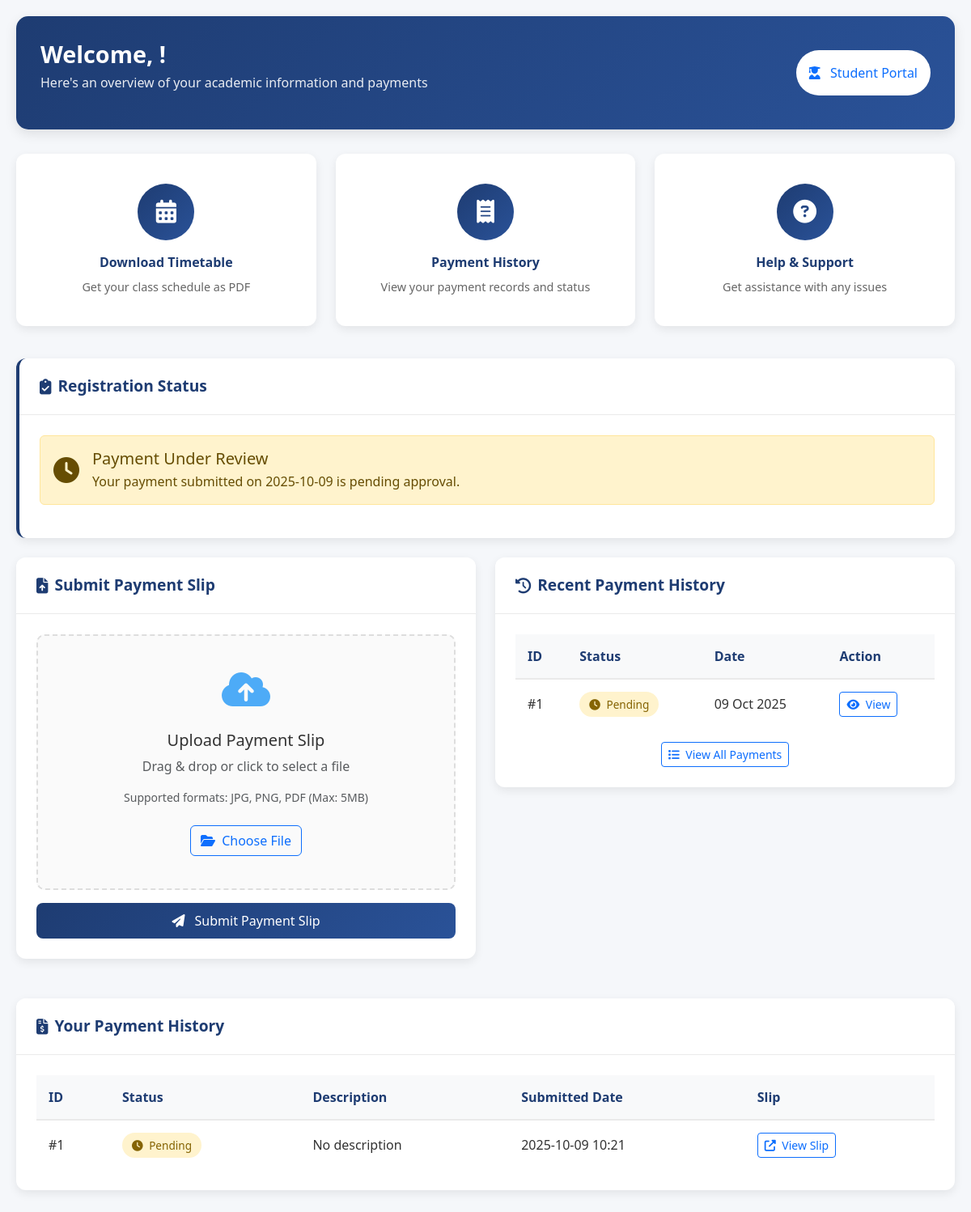
The app's page /student/dashboard (signed in) with its own data.
### app/models.py (models this page shows, shortened)
class Payment(db.Model):
    __tablename__ = "payment"
    id = db.Column(db.Integer, primary_key=True)
    slip_filename = db.Column(db.String(150), nullable=False)
    status = db.Column(db.String(20), default="pending")  # pending, approved, rejected
    description = db.Column(db.Text, nullable=True)
    submitted_date = db.Column(db.DateTime, default=lambda: datetime.now(timezone.utc))
    approved_date = db.Column(db.DateTime, nullable=True)
    student_id = db.Column(db.Integer, db.ForeignKey("student.id"), nullable=False)
    amount = db.Column(db.Float, nullable=True)
    method = db.Column(db.String(50), nullable=True)
    reference = db.Column(db.String(100), nullable=True, unique=True)  # Made unique
    receipt_image = db.Column(db.String(255), nullable=True)  # NEW: Store receipt image filename
    student = db.relationship("Student", back_populates="payments")

### app/routes/student_routes.py (the view)
@student_bp.route('/dashboard')
@student_required
def student_dashboard():
    student_id = session.get('student_id')
    student = Student.query.get(student_id)
    payments = Payment.query.filter_by(student_id=student_id).order_by(Payment.submitted_date.desc()).all()
    approved_payment = Payment.query.filter_by(
        student_id=student_id,
        status='approved'
    ).first()
    registration_slip = RegistrationSlip.query.filter_by(
        student_id=student_id
    ).first()
    return render_template('student/dashboard.html',
                         payments=payments,
                         student=student,
                         approved_payment=approved_payment,
                         registration_slip=registration_slip)

### app/templates/student/dashboard.html (shortened to what this page needs)
<!DOCTYPE html>
<html lang="en">
<head>
    <link rel="stylesheet" href="https://cdnjs.cloudflare.com/ajax/libs/font-awesome/6.4.0/css/all.min.css">
    <link href="https://cdn.jsdelivr.net/npm/bootstrap@5.3.0/dist/css/bootstrap.min.css" rel="stylesheet">
</head>
<body>
    <div class="dashboard-container">
        <div class="dashboard-header">
            <div class="d-flex justify-content-between align-items-center">
                <div>
                    <h1 class="welcome-text">Welcome, {{ current_user.username }}!</h1>
                    <p class="welcome-subtext">Here's an overview of your academic information and payments</p>
                </div>
                <div class="d-none d-md-block">
                    <div class="bg-white text-primary p-3 rounded-pill">
                        <i class="fas fa-user-graduate me-2"></i>
                        Student Portal
                    </div>
                </div>
            </div>
        </div>
        <div class="row mb-4">
            <div class="col-md-4 mb-3">
                <a href="{{ url_for('student.download_timetable') }}" class="dashboard-card quick-action-card">
                    <div class="action-icon">
                        <i class="fas fa-calendar-alt"></i>
                    </div>
                    <div class="action-title">Download Timetable</div>
                    <div class="action-description">Get your class schedule as PDF</div>
                </a>
            </div>
            <div class="col-md-4 mb-3">
                <a href="#payment-section" class="dashboard-card quick-action-card">
                    <div class="action-icon">
                        <i class="fas fa-receipt"></i>
                    </div>
                    <div class="action-title">Payment History</div>
                    <div class="action-description">View your payment records and status</div>
                </a>
            </div>
            <div class="col-md-4 mb-3">
                <a href="{{ url_for('chatbot.help_page') }}" class="dashboard-card quick-action-card">
                    <div class="action-icon">
                        <i class="fas fa-question-circle"></i>
                    </div>
                    <div class="action-title">Help & Support</div>
                    <div class="action-description">Get assistance with any issues</div>
                </a>
            </div>
        </div>
        <div class="dashboard-card mb-4 registration-status-card">
            <div class="card-header d-flex align-items-center">
                <i class="fas fa-clipboard-check me-2"></i>
                Registration Status
            </div>
            <div class="card-body">
                {% set approved_payment = payments|selectattr("status", "equalto", "approved")|first %}
                {% if approved_payment %}
                    <div class="alert alert-success d-flex align-items-center">
                        <i class="fas fa-check-circle fa-2x me-3"></i>
                        <div>
                            <h5 class="mb-1">Payment Approved!</h5>
                            <p class="mb-0">Your payment was approved on {{ approved_payment.approved_date.strftime('%Y-%m-%d') if approved_payment.approved_date else 'Recently' }}</p>
                        </div>
                    </div>
                    <div class="text-center mt-4">
                        <a href="{{ url_for('student.download_registration_slip') }}" class="btn btn-success btn-lg me-3">
                            <i class="fas fa-download me-2"></i> Download Registration Slip
                        </a>
                        <a href="{{ url_for('student.download_timetable') }}" class="btn btn-primary btn-lg">
                            <i class="fas fa-calendar-alt me-2"></i> Download Timetable
                        </a>
                    </div>
                {% else %}
                    {% set pending_payment = payments|selectattr("status", "equalto", "pending")|first %}
                    {% if pending_payment %}
                        <div class="alert alert-warning d-flex align-items-center">
                            <i class="fas fa-clock fa-2x me-3"></i>
                            <div>
                                <h5 class="mb-1">Payment Under Review</h5>
                                <p class="mb-0">Your payment submitted on {{ pending_payment.submitted_date.strftime('%Y-%m-%d') }} is pending approval.</p>
                            </div>
                        </div>
                    {% endif %}
                {% endif %}
            </div>
        </div>
        <div class="row">
            <div class="col-lg-6 mb-4">
                <div class="dashboard-card">
                    <div class="card-header d-flex align-items-center">
                        <i class="fas fa-file-upload me-2"></i>
                        Submit Payment Slip
                    </div>
                    <div class="card-body">
                        <form method="POST" action="{{ url_for('student.upload_payment') }}" enctype="multipart/form-data" id="paymentForm">
                            <div class="upload-area" id="uploadArea">
                                <div class="upload-icon">
                                    <i class="fas fa-cloud-upload-alt"></i>
                                </div>
                                <h5>Upload Payment Slip</h5>
                                <p class="text-muted">Drag & drop or click to select a file</p>
                                <p class="small text-muted">Supported formats: JPG, PNG, PDF (Max: 5MB)</p>
                                <button type="button" class="btn btn-outline-primary mt-2" onclick="document.getElementById('payment_slip').click()">
                                    <i class="fas fa-folder-open me-1"></i> Choose File
                                </button>
                            </div>
                            <button type="submit" class="btn btn-primary w-100 mt-3">
                                <i class="fas fa-paper-plane me-2"></i> Submit Payment Slip
                            </button>
                        </form>
                    </div>
                </div>
            </div>
            <div class="col-lg-6 mb-4">
                <div class="dashboard-card">
                    <div class="card-header d-flex align-items-center">
                        <i class="fas fa-history me-2"></i>
                        Recent Payment History
                    </div>
                    <div class="card-body">
                        {% if payments %}
                            <div class="table-responsive">
                                <table class="payment-table">
                                    <thead>
                                        <tr>
                                            <th>ID</th>
                                            <th>Status</th>
                                            <th>Date</th>
                                            <th>Action</th>
                                        </tr>
                                    </thead>
                                    <tbody>
                                    {% for payment in payments %}
                                        <tr>
                                            <td>#{{ payment.id }}</td>
                                            <td>
                                                {% if payment.status == 'pending' %}
                                                    <span class="status-badge status-pending">
                                                        <i class="fas fa-clock me-1"></i> Pending
                                                    </span>
                                                {% elif payment.status == 'approved' %}
                                                    <span class="status-badge status-approved">
                                                        <i class="fas fa-check me-1"></i> Approved
                                                    </span>
                                                {% elif payment.status == 'rejected' %}
                                                    <span class="status-badge status-rejected">
                                                        <i class="fas fa-times me-1"></i> Rejected
                                                    </span>
                                                {% else %}
                                                    <span class="status-badge">{{ payment.status }}</span>
                                                {% endif %}
                                            </td>
                                            <td>{{ payment.submitted_date.strftime('%d %b %Y') }}</td>
                                            <td>
                                                {% if payment.slip_filename %}
                                                    <a href="{{ url_for('student.uploaded_file', filename=payment.slip_filename) }}"
                                                       target="_blank" class="btn btn-sm btn-outline-primary">
                                                        <i class="fas fa-eye me-1"></i> View
                                                    </a>
                                                {% else %}
                                                    <span class="text-muted">N/A</span>
                                                {% endif %}
                                            </td>
                                        </tr>
                                    {% endfor %}
                                    </tbody>
                                </table>
                            </div>
                            <div class="text-center mt-3">
                                <a href="#payment-section" class="btn btn-outline-primary btn-sm">
                                    <i class="fas fa-list me-1"></i> View All Payments
                                </a>
                            </div>
                        {% else %}
                            <div class="empty-state">
                                <i class="fas fa-receipt"></i>
                                <h5>No Payments Found</h5>
                                <p class="text-muted">You haven't submitted any payment slips yet.</p>
                            </div>
                        {% endif %}
                    </div>
                </div>
            </div>
        </div>
        <div id="payment-section" class="dashboard-card mb-4">
            <div class="card-header d-flex align-items-center">
                <i class="fas fa-file-invoice-dollar me-2"></i>
                Your Payment History
            </div>
            <div class="card-body">
                {% if payments %}
                    <div class="table-responsive">
                        <table class="payment-table">
                            <thead>
                                <tr>
                                    <th>ID</th>
                                    <th>Status</th>
                                    <th>Description</th>
                                    <th>Submitted Date</th>
                                    <th>Slip</th>
                                </tr>
                            </thead>
                            <tbody>
                            {% for payment in payments %}
                                <tr>
                                    <td>#{{ payment.id }}</td>
                                    <td>
                                        {% if payment.status == 'pending' %}
                                            <span class="status-badge status-pending">
                                                <i class="fas fa-clock me-1"></i> Pending
                                            </span>
                                        {% elif payment.status == 'approved' %}
                                            <span class="status-badge status-approved">
                                                <i class="fas fa-check me-1"></i> Approved
                                            </span>
                                        {% elif payment.status == 'rejected' %}
                                            <span class="status-badge status-rejected">
                                                <i class="fas fa-times me-1"></i> Rejected
                                            </span>
                                        {% else %}
                                            <span class="status-badge">{{ payment.status }}</span>
                                        {% endif %}
                                    </td>
                                    <td>{{ payment.description or 'No description' }}</td>
                                    <td>{{ payment.submitted_date.strftime('%Y-%m-%d %H:%M') }}</td>
                                    <td>
                                        {% if payment.slip_filename %}
                                            <a href="{{ url_for('student.uploaded_file', filename=payment.slip_filename) }}"
                                               target="_blank" class="btn btn-sm btn-outline-primary">
                                                <i class="fas fa-external-link-alt me-1"></i> View Slip
                                            </a>
                                        {% else %}
                                            <span class="text-muted">N/A</span>
                                        {% endif %}
                                    </td>
                                </tr>
                            {% endfor %}
                            </tbody>
                        </table>
                    </div>
                {% else %}
                    <div class="empty-state">
                        <i class="fas fa-receipt"></i>
                        <h5>No Payment History</h5>
                        <p class="text-muted">You haven't submitted any payment slips yet.</p>
                    </div>
                {% endif %}
            </div>
        </div>
    </div>
</body>
</html>

### records on screen
Payment: submitted_date "2025-10-09", id "1", status "pending" (drawn), submitted_date "09 Oct 2025", description "No description", submitted_date "2025-10-09 10:21"
